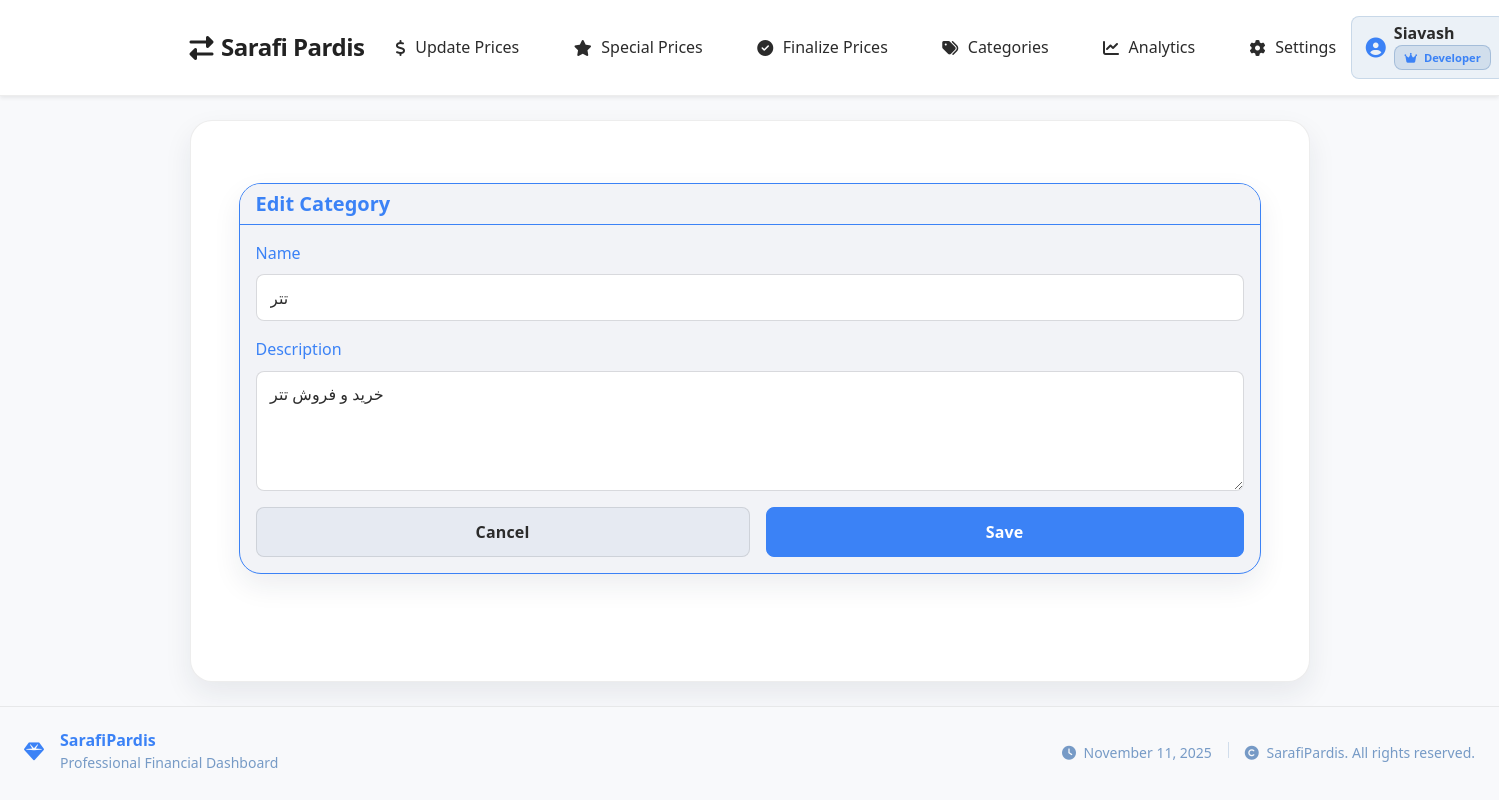
Screenshot of /category/edit/1/ (signed in) with the database file from the repository.
### accounts/models.py (models this page shows, shortened)
class CustomUser(AbstractBaseUser, PermissionsMixin):
    ROLE_MANAGEMENT = 'management'
    ROLE_EMPLOYEE = 'employee'
    ROLE_DEVELOPER = 'developer'
    ROLE_CHOICES = (
        (ROLE_MANAGEMENT, 'Management'),
        (ROLE_EMPLOYEE, 'Employee'),
        (ROLE_DEVELOPER, 'Developer'),
    )
    username = models.CharField(max_length=150, unique=True)
    full_name = models.CharField(max_length=255, blank=True)
    role = models.CharField(max_length=20, choices=ROLE_CHOICES, default=ROLE_EMPLOYEE)
    is_active = models.BooleanField(default=True)
    is_staff = models.BooleanField(default=False)
    date_joined = models.DateTimeField(default=timezone.now)
    objects = CustomUserManager()
    USERNAME_FIELD = 'username'
    REQUIRED_FIELDS = []
    class Meta:
        verbose_name = 'user'
        verbose_name_plural = 'users'
    def get_full_name(self):
        return self.full_name or self.username

### category/models.py (models this page shows, shortened)
class Category(models.Model):
    name = models.CharField(max_length=100, unique=True)
    slug = models.SlugField(max_length=120, unique=True, blank=True)
    description = models.TextField(blank=True, null=True)
    created_at = models.DateTimeField(auto_now_add=True)
    updated_at = models.DateTimeField(auto_now=True)
    class Meta:
        verbose_name = "Category"
        verbose_name_plural = "Categories"
        ordering = ['name']

### category/views.py (the view)
# urls.py: path('edit/<int:pk>/', views.edit_category, name='edit_category'),
def edit_category(request, pk):
    category = get_object_or_404(Category, pk=pk)
    if request.method == 'POST':
        form = CategoryForm(request.POST, instance=category)
        if form.is_valid():
            form.save()
            return redirect('category:category_dashboard')
    else:
        form = CategoryForm(instance=category)
    return render(request, 'category/category_form.html', {'form': form, 'title': 'Edit Category', 'category': category})

### category/forms.py
class CategoryForm(forms.ModelForm):
    class Meta:
        model = Category
        fields = ['name', 'description']
        widgets = {
            'name': forms.TextInput(attrs={
                'class': 'form-control',
                'placeholder': 'Enter category name'
            }),
            'description': forms.Textarea(attrs={
                'class': 'form-control',
                'rows': 3,
                'placeholder': 'Optional description'
            }),
        }

### category/context_processors.py (called while the page is built)
def categories_processor(request):
    return {
        'categories': Category.objects.prefetch_related('price_types').all()
    }

### category/templates/category/category_form.html (shortened to what this page needs)
{% extends "base.html" %}
{% load static %}
{% block content %}
<div class="container py-4">
    <div class="card bg-dark border-gold">
        <div class="card-header bg-dark border-bottom-gold">
            <h5 class="mb-0 text-gold">{{ title }}</h5>
        </div>
        <div class="card-body">
            <form method="post">
                <div class="mb-3">
                    <label class="text-gold mb-2">{{ form.name.label }}</label>
                    {{ form.name }}
                </div>
                <div class="mb-3">
                    <label class="text-gold mb-2">{{ form.description.label }}</label>
                    {{ form.description }}
                </div>
                <div class="d-flex justify-content-between gap-3">
                    <a href="{% url 'category:category_dashboard' %}" class="btn btn-secondary-gold flex-fill">Cancel</a>
                    <button type="submit" class="btn btn-gold flex-fill">Save</button>
                </div>
            </form>
        </div>
    </div>
</div>
{% endblock %}

### templates/partials/navbar.html (shortened to what this page needs)
<nav class="navbar navbar-expand-lg sticky-top shadow-sm" id="mainNavbar">
        <div class="container ps-0 d-flex align-items-center">
            <a class="navbar-brand fw-bold d-flex align-items-center" href="{% url 'dashboard:home' %}">
                <i class="fas fa-exchange-alt me-2"></i>
                Sarafi Pardis
            </a>
            <div class="collapse navbar-collapse flex-grow-1" id="mainNavbarContent">
                <ul class="navbar-nav mx-auto mb-2 mb-lg-0">
                                          <li class="nav-item">
                          <a class="nav-link" href="{% url 'change_price:dashboard' %}">
                              <i class="fas fa-dollar-sign me-1"></i>
                              Update Prices
                          </a>
                      </li>
                      <li class="nav-item">
                          <a class="nav-link" href="{% url 'special_price:dashboard' %}">
                              <i class="fas fa-star me-1"></i>
                              Special Prices
                          </a>
                      </li>
                      <li class="nav-item">
                          <a class="nav-link" href="{% url 'finalize:dashboard' %}">
                              <i class="fas fa-check-circle me-1"></i>
                              Finalize Prices
                          </a>
                      </li>
                      <li class="nav-item">
                          <a class="nav-link" href="{% url 'category:category_dashboard' %}">
                              <i class="fas fa-tags me-1"></i>
                              Categories
                          </a>
                      </li>
                    <li class="nav-item">
                        <a class="nav-link" href="#">
                            <i class="fas fa-chart-line me-1"></i>
                            Analytics
                        </a>
                    </li>
                    <li class="nav-item">
                        <a class="nav-link" href="{% url 'setting:settings' %}">
                            <i class="fas fa-cog me-1"></i>
                            Settings
                        </a>
                    </li>
                </ul>
                <ul class="navbar-nav user-section align-items-center">
                    {% if user.is_authenticated %}
                        <li class="nav-item">
                            <div class="user-info d-flex align-items-center">
                                <i class="fas fa-user-circle me-2 fs-5" style="color: var(--color-accent);"></i>
                                <div class="text-start">
                                    <div class="fw-semibold lh-1">
                                        {% if user.get_full_name %}
                                            {{ user.get_full_name }}
                                        {% else %}
                                            {{ user.username }}
                                        {% endif %}
                                    </div>
                                    <div class="small text-muted mt-1">
                                        <span class="badge user-role-badge">
                                            <i class="fas fa-crown me-1"></i>
                                            {{ user.role|capfirst }}
                                        </span>
                                    </div>
                                </div>
                            </div>
                        </li>
                    {% endif %}
                </ul>
            </div>
        </div>
    </nav>

### rows the page displays
CustomUser: get_full_name "Siavash", role "Developer"
Category: name "تتر", description "خرید و فروش تتر"

### other values shown
{{ title }} "Edit Category"
